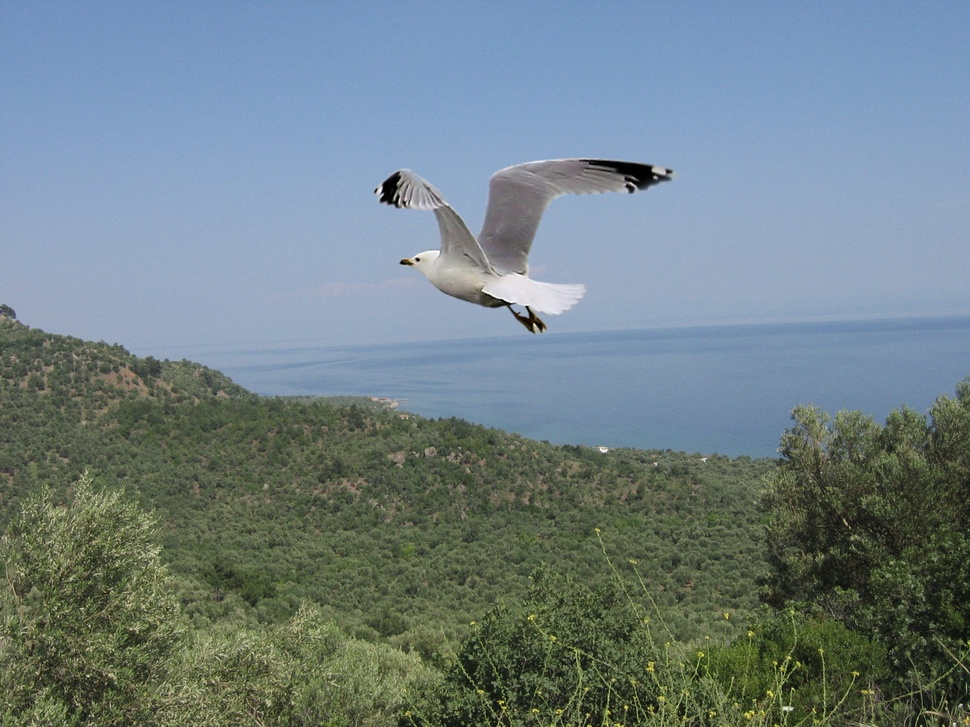
#> input picture exports/img2_2023-05-21/img2.jpg, 970 x 727 px, shrunk from 2272 x 1704 before the run
$ python -i clone.py   (imports and definitions only)
#> lines starting #> are read from the running program, lines starting #| are printed output that depends on the picture
from itertools import compress
from os.path import splitext
import sys
from PIL import Image
import cv2 as cv
import numpy as np
from skimage import color as sci_color


class CloneDetector:
    def __init__(self, image_path):
        self.image_path = image_path
        self.image = None

    def detect_cloning(self):
        image = Image.open(self.image_path)
#> image is the input picture: PIL image 970x727 RGB; mean R, G, B 112.3, 128.8, 134
        image = image.convert('RGB')
        img = cv.cvtColor(np.array(image), cv.COLOR_RGB2BGR)
        gray = cv.cvtColor(img, cv.COLOR_BGR2GRAY)
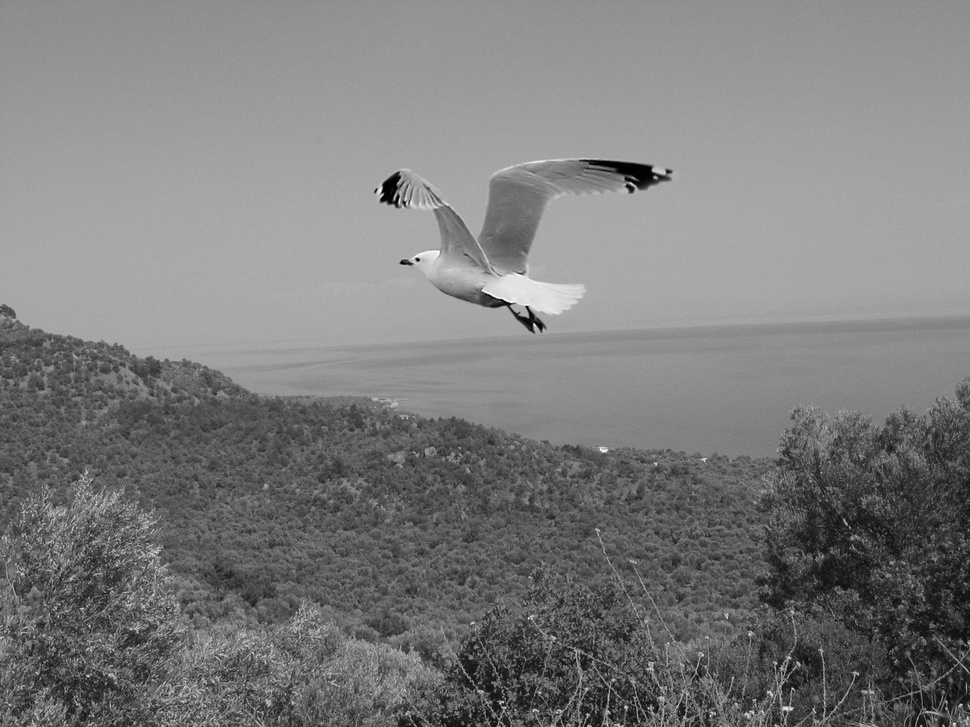
#> gray: shape (727, 970); min 0, max 255, mean 124.4

        detector = cv.BRISK_create()
        kpts, desc = detector.detectAndCompute(gray, None)
#> kpts = 6851 keypoints; strongest (x, y, size): (534, 324, 12.7), (417, 259, 14.3), (527, 306, 14.5), (792, 688, 12.2)

        matcher = cv.BFMatcher_create(cv.NORM_HAMMING, True)
        matches = matcher.radiusMatch(desc, desc, 20)
#> matches = 6851 matches
        matches = [item for sublist in matches for item in sublist]
#> matches = 6895 matches
        matches = [m for m in matches if m.queryIdx != m.trainIdx]
#> matches = 44 matches

        clusters = []
        min_dist = 0.15 * np.min(gray.shape) / 2
#> min_dist = 54.52
        kpts_a = np.array([p.pt for p in kpts])
#> kpts_a = 6851 pairs, first value 14.2 to 952.4, second value 160.3 to 712.8
        ds = np.linalg.norm([kpts_a[m.queryIdx] - kpts_a[m.trainIdx] for m in matches], axis=1)
#> ds = 44 values, max 0.683 at index 31, min 0 at index 12, mean 0.284
        matches = [m for i, m in enumerate(matches) if ds[i] > min_dist]
#> matches = []

        total = len(matches)
#> total = 0
        for i in range(total):
            match0 = matches[i]
            d0 = ds[i]
            query0 = match0.queryIdx
            train0 = match0.trainIdx
            group = [match0]

            for j in range(i + 1, total):
                match1 = matches[j]
                query1 = match1.queryIdx
                train1 = match1.trainIdx
                if query1 == train0 and train1 == query0:
                    continue
                d1 = ds[j]
                if np.abs(d0 - d1) > min_dist:
                    continue

                a0 = np.array(kpts[query0].pt)
                b0 = np.array(kpts[train0].pt)
                a1 = np.array(kpts[query1].pt)
                b1 = np.array(kpts[train1].pt)

                aa = np.linalg.norm(a0 - a1)
                bb = np.linalg.norm(b0 - b1)
                ab = np.linalg.norm(a0 - b1)
                ba = np.linalg.norm(b0 - a1)

                if not (0 < aa < min_dist and 0 < bb < min_dist or 0 < ab < min_dist and 0 < ba < min_dist):
                    continue
                for g in group:
                    if g.queryIdx == train1 and g.trainIdx == query1:
                        break
                else:
                    group.append(match1)

            clusters.append(group)
#> after the loop, clusters = []

        output = np.copy(image)
        hsv = np.zeros((1, 1, 3))

        for c in clusters:
            for m in c:
                ka = kpts[m.queryIdx]
                pa = tuple(map(int, ka.pt))
                sa = int(np.round(ka.size))
                kb = kpts[m.trainIdx]
                pb = tuple(map(int, kb.pt))
                sb = int(np.round(kb.size))
                angle = np.arctan2(pb[1] - pa[1], pb[0] - pa[0])
                if angle < 0:
                    angle += np.pi
                hsv[0, 0, 0] = angle / np.pi * 180
                hsv[0, 0, 1] = 255
                hsv[0, 0, 2] = m.distance / 20 * 255
                # hsv_color = cv.cvtColor(hsv, cv.COLOR_HSV2BGR)
                hsv_color = sci_color.hsv2rgb(hsv / 255.0) * 255
                color = tuple(map(int, hsv_color[0, 0]))
                cv.line(output, pa, pb, color, 2)
                cv.circle(output, pa, sa, color, 2)
                cv.circle(output, pb, sb, color, 2)
#> this loop made 0 passes
#> after the loop, hsv = [[0, 0, 0]]

        self.image = output
        output_path = splitext(self.image_path)[0] + "_cloning_output.jpg"
        self.image_path = output_path
        cv.imwrite(output_path, self.image)
        return output_path

>>> result = CloneDetector('../../exports/img2_2023-05-21/img2.jpg').detect_cloning()
